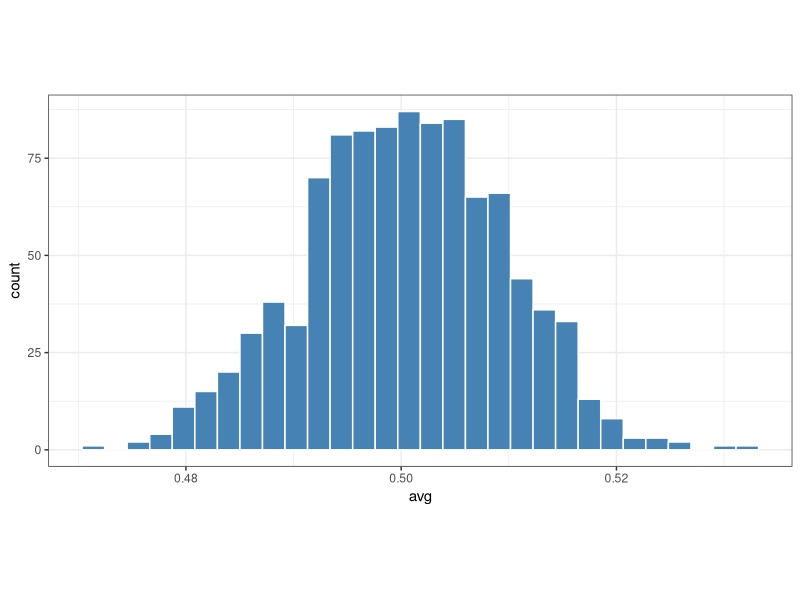
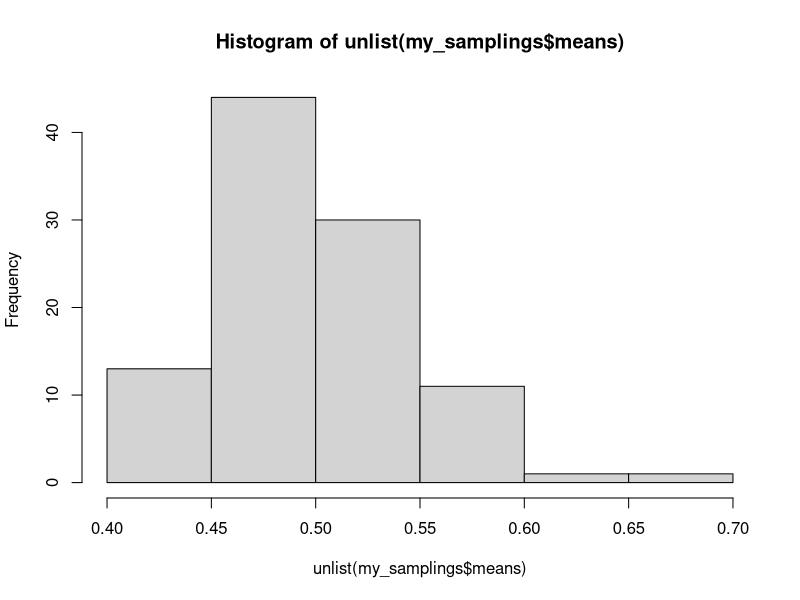
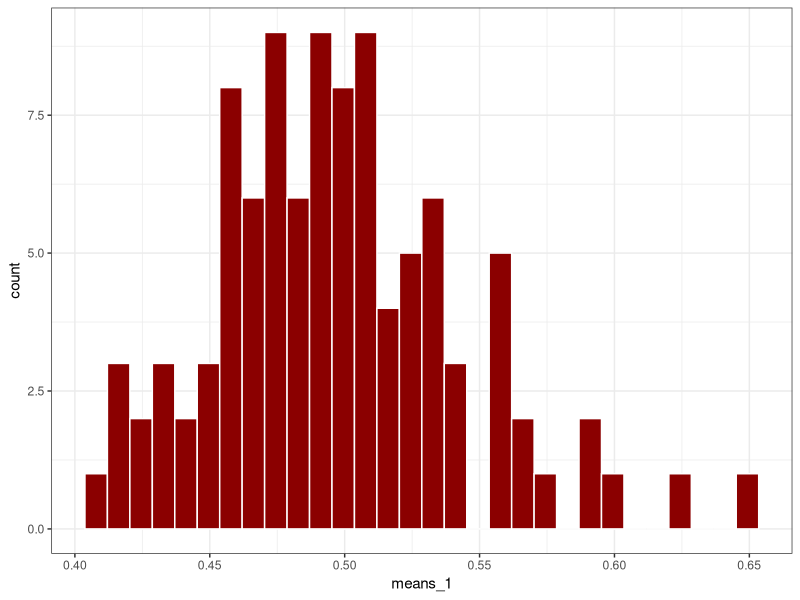

These figures' R source, in order:
## ---- chunk 1
knitr::opts_chunk$set(echo = TRUE, message = FALSE, warning = FALSE)
## ---- chunk 2
library(magrittr)

## consider for example
a <- 10
b <- sqrt(log(a+2)) ## this is a trivial nested function ...

## with pipes I could write the same as 
b1 <- a %>% 
  add(2) %>%   ## here I'm adding 2 to a
  log(.) %>%   ### here I'm taking the log of a+2
  sqrt(.)

## the "dot" represents what is coming from the pipe

## ---- chunk 3
library(tidyverse)

## here I create a dummy table
my_first_tibble <- tibble(names = c("One","Two"),
                          counts = c(1,2))

my_first_tibble

## ---- chunk 4
## this is a dummy matrix to be used just as an example
a_matrix <- matrix(1:4, nrow = 2)

## I'm adding here a 2 element column which combines twice the matrix
my_first_tibble$tables <- list(a_matrix,a_matrix)

## I'm doing that with the data carpentry machinery
my_first_tibble <- my_first_tibble %>% 
  add_column(other_tables = list(a_matrix,a_matrix))


my_first_tibble

## ---- chunk 5
## in R there is a specific function called "determinat" to do that
?determinant
## ---- chunk 6
my_first_tibble <- 
  my_first_tibble %>% 
  mutate(determinant = map(tables, function(x) determinant(x))) %>% 
  mutate(determinant1 = map(tables, ~ determinant(.x)))

my_first_tibble
## ---- chunk 7
## this is the determinant of the first matrix
my_first_tibble$determinant[[1]]
## ---- chunk 8
dt <- tibble(sid = paste0("s_",1:1000))
## ---- chunk 9
dt <- dt %>% 
  mutate(data = map(sid, function(s) runif(500)))
## ---- chunk 10
dt <- dt %>% 
  mutate(avg = map_dbl(data, function(t) mean(t)))
## ---- chunk 11
tibble(sid = paste0("s_",1:1000)) %>%                                  ## create the id
  mutate(data = map(sid, function(s) runif(1000))) %>%                  ## make the sampling  
  mutate(avg = map_dbl(data, function(t) mean(t))) %>%                 ## calculate the means
  ggplot() + 
  geom_histogram(aes(x = avg), fill = "steelblue", col = "white") + 
  theme_bw() + 
  theme(aspect.ratio = 0.5)
## ---- chunk 12
## We need a function to sample from the uniform distribution

data_uniform <- runif(50)

## ---- chunk 13
## here I'm creating the tibble which will contain the data
my_samplings <- tibble(id = 1:100)

## I want to add a column with the samplings

my_samplings <- my_samplings %>% 
  mutate(sampling = map(id, function(x) runif(50)))



## ---- chunk 14
my_samplings <- my_samplings %>% 
  mutate(means = map(sampling, function(x) mean(x)))
## ---- chunk 15
hist(unlist(my_samplings$means))
## ---- chunk 16
my_samplings <- my_samplings %>% 
  mutate(means_1 = map_dbl(sampling, function(x) mean(x)))
## ---- chunk 17
my_samplings %>% 
  ggplot() + 
  geom_histogram(aes(x = means_1), fill= "darkred", col  ="white") + 
  theme_bw()
